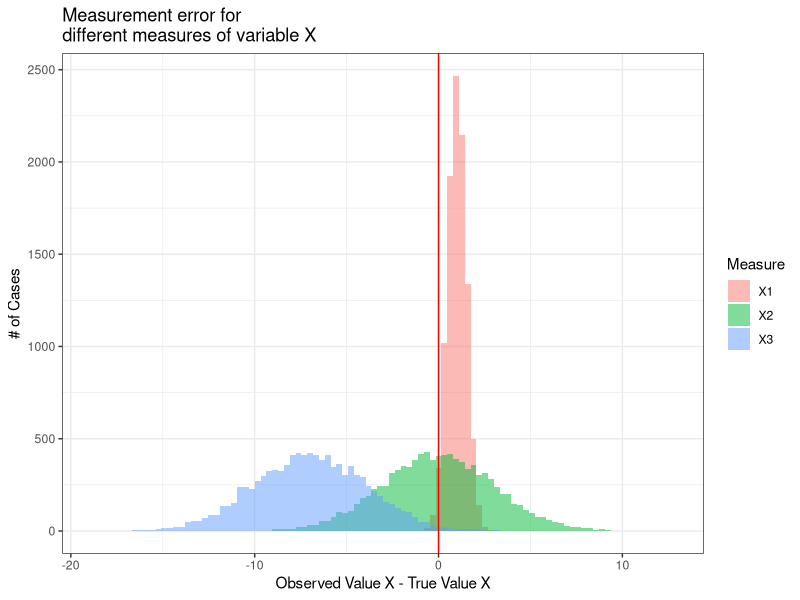

The R source for this figure:
## ---- chunk 1
knitr::opts_chunk$set(echo = FALSE)
require(haven)
require(data.table)
require(ggplot2)
require(magrittr)
## ---- chunk 2
require(ggplot2)
n = 10000
x1 = rnorm(n, 0, 0.5) + 1
x2 = rnorm(n, 0, 3)
x3 = rnorm(n, -7, 3)
plot_data = data.frame(Measure = rep(paste0("X",1:3), each = n), value = c(x1, x2, x3))
xlims = range(c(x1,x2, x3))
ggplot(plot_data, aes(value, fill = Measure)) + 
  geom_histogram(bins = 100, alpha = 0.5, position = 'identity') +
  labs(title = 'Measurement error for\ndifferent measures of variable X') + xlab("Observed Value X - True Value X") + ylab("# of Cases") + 
  theme_bw() +
  geom_vline(xintercept = 0, colour = 'red')
